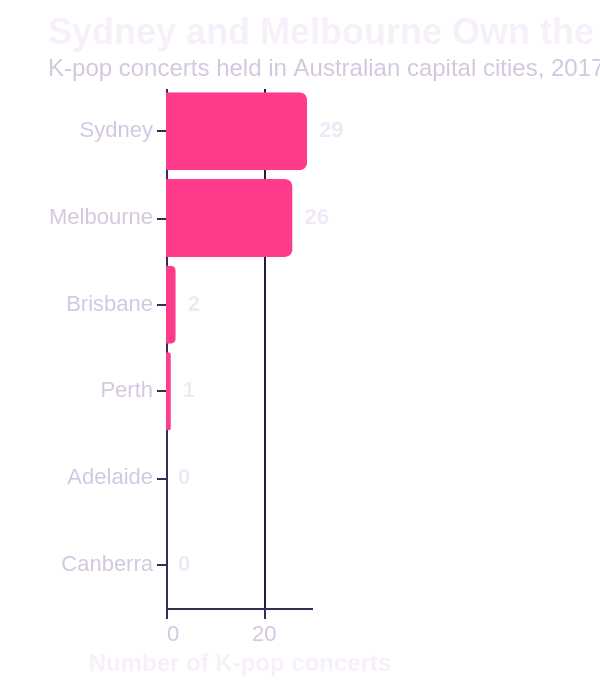

Write a Vega-Lite specification for this figure.
### Vega-Lite specification from a JSON file in a GitHub repository (floating-point values rounded to 4 significant figures)
{"title": {"text": "Sydney and Melbourne Own the Tour Circuit", "subtitle": "K-pop concerts held in Australian capital cities, 2017–2024. Source: Wikipedia tour pages.", "anchor": "start", "fontSize": 18, "subtitleFontSize": 12, "subtitleColor": "#d4c7e0"}, "width": "container", "height": 260, "autosize": {"type": "fit-x", "contains": "padding"}, "config": {"view": {"stroke": null}, "axis": {"labelFontSize": 11, "titleFontSize": 12, "labelColor": "#d4c7e0", "titleColor": "#f7f0fa", "tickColor": "#3a2a55", "domainColor": "#3a2a55", "gridColor": "#26193e"}, "legend": {"orient": "bottom", "titleFontSize": 12, "labelFontSize": 11, "padding": 12, "offset": 12, "columns": 0, "labelColor": "#d4c7e0", "titleColor": "#f7f0fa"}, "background": "transparent", "title": {"color": "#f7f0fa", "subtitleColor": "#d4c7e0"}, "header": {"labelColor": "#f0e9f5", "titleColor": "#f0e9f5", "labelFontSize": 13, "labelFontWeight": "bold"}}, "data": {"values": [{"city": "Sydney", "concerts": 29, "total_capacity": 432500}, {"city": "Melbourne", "concerts": 26, "total_capacity": 343720}, {"city": "Brisbane", "concerts": 2, "total_capacity": 4700}, {"city": "Perth", "concerts": 1, "total_capacity": 2500}, {"city": "Adelaide", "concerts": 0, "total_capacity": 0}, {"city": "Canberra", "concerts": 0, "total_capacity": 0}]}, "layer": [{"mark": {"type": "bar", "color": "#ff3b8c", "cornerRadiusEnd": 4}, "encoding": {"y": {"field": "city", "type": "nominal", "sort": "-x", "title": null}, "x": {"field": "concerts", "type": "quantitative", "title": "Number of K-pop concerts", "axis": {"tickMinStep": 1}}, "tooltip": [{"field": "city", "title": "City"}, {"field": "concerts", "title": "Concerts"}, {"field": "total_capacity", "title": "Combined venue capacity", "format": ","}]}}, {"mark": {"type": "text", "align": "left", "dx": 6, "color": "#f0e9f5", "fontWeight": "bold"}, "encoding": {"y": {"field": "city", "type": "nominal", "sort": "-x"}, "x": {"field": "concerts", "type": "quantitative"}, "text": {"field": "concerts"}}}], "$schema": "https://vega.github.io/schema/vega-lite/v5.json", "padding": {"left": 24, "right": 24, "top": 8, "bottom": 8}}
